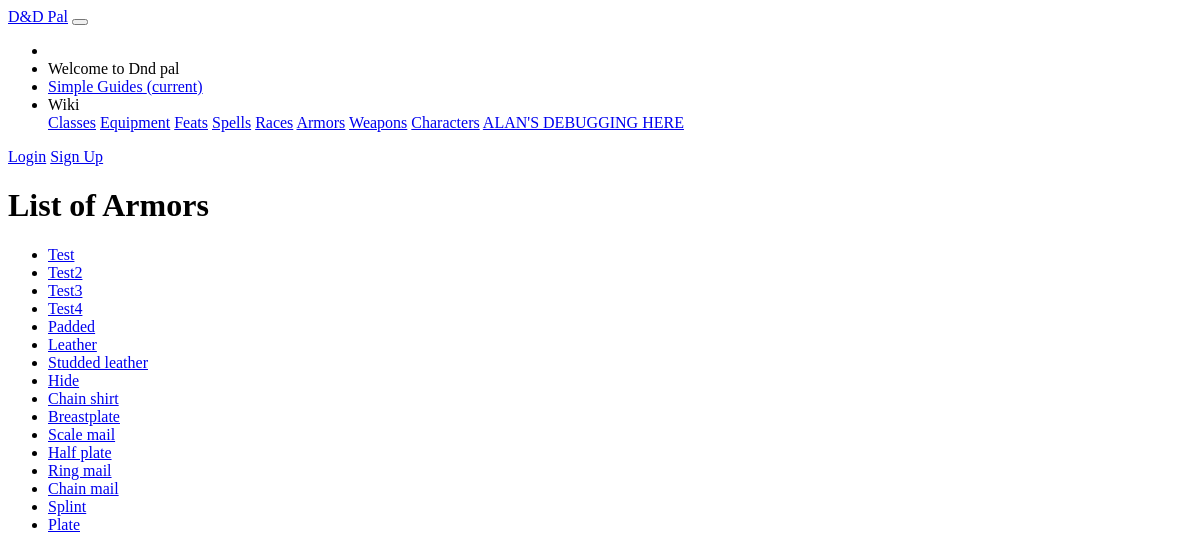
The page /dndpal/armors/ on the database its author committed.
### dndpal/models.py (models this page shows)
class Armor(models.Model):
    name = models.CharField(default = '', primary_key = True, max_length = 100, help_text = "Enter the name of the armor")
    armor_bonus = models.SmallIntegerField(default= 0, help_text="Enter the armor bonus for this item in pounds.")
    max_dexterity =  models.SmallIntegerField(default= 0, help_text="Enter the maximum amount of bonus AC from dex modifier.")
    is_stealth = models.BooleanField(default = False, help_text="Is the armor stealthy?")
    weight = models.SmallIntegerField(default= 0, help_text="Enter the weight for this item in pounds.")
    gold = models.IntegerField(default=0, help_text="Enter the gold-price component for this armor")
    silver = models.IntegerField(default=0, help_text="Enter the silver-price component for this armor")
    copper = models.IntegerField(default=0, help_text="Enter the copper-price component for this armor")
    required_strength = models.SmallIntegerField(default= 0, help_text="Enter the required strength to use this armor.")
    required_materials = models.CharField(default = "", max_length = 10000, help_text = "Enter the required materials to cast this spell in JSON format.")
    armor_type = models.CharField(default = "", max_length = 10000, help_text = "Enter a comma separated list for the class")
    def get_absolute_url(self):
        return reverse('armor-detail', args=[str(self.name)])

### dndpal/views.py (the view)
# urls.py: path('armors/', views.ArmorListView.as_view(), name='armors'),
class ArmorListView(generic.ListView):
    model = Armor

### dndpal/templates/dndpal/armor_list.html
{% extends "base_generic.html" %}
{% block content %}
<main role="main" class="container">
    <div class="container card p-5" style="margin-top:10px;">
        <h1>List of Armors</h1>
        {% if armor_list %}
        <ul>
            {% for armor in armor_list %}
            <li>
                <a href="{{ armor.get_absolute_url }}">{{ armor.name }}</a>
            </li>
            {% endfor %}
        </ul>
        {% else %}
        <p>There are no armors in the wiki.</p>
        {% endif %}
    </div>
</main>
{% endblock %}

### rows shown on the page
Armor: name "Test"
Armor: name "Test2"
Armor: name "Test3"
Armor: name "Test4"
Armor: name "Padded"
Armor: name "Leather"
Armor: name "Studded leather"
Armor: name "Hide"
Armor: name "Chain shirt"
Armor: name "Breastplate"
Armor: name "Scale mail"
Armor: name "Half plate"
Armor: name "Ring mail"
Armor: name "Chain mail"
Armor: name "Splint"
Armor: name "Plate"
